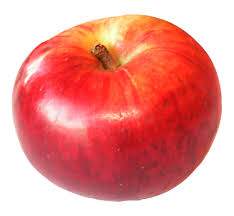
%> input picture PROJ/apple2.jpg, 234 x 216 px, given in place of capsgrtest.jpg, which was not available
$ octave maincode.m   (GNU Octave 9; MATLAB toolbox functions it lacks are replaced by stand-ins)
%> lines starting %> are read from the running program, lines starting %| are printed output that depends on the picture; in (x1, y1, x2, y2) boxes, pixels count from 0 and x2, y2 are one past the last pixel; in counts of white or black regions, pixels touching at a corner belong together; the program's own positions count from 1; pictures that were not available may be replaced by others from this repository, and a replacement may not be noted
### WorkingCodes(Segment'n)/EdgeDetection.m
function result=EdgeDetection(RGB)
% using matlab toolbox, edge, imfill, imclose(morphorogy), rgb2gray,
% rgb2BW,
% R,G,B processing seperate
% Read in the image
%RGB = imread('G:\project\player2.jpg');
%RGB=imread('image65.jpg');
RGB = imread('F:\project\pineapple.jpg');
A=RGB;
% Convert the image into gray scale, R, G, and B. Perform the "edge"
% function to get the edge in different format.
% E_W: whole edge information without segregating the image.
% E_R: edge information of the Red.
% E_G: edge information of the Green.
% E_B: edge information of the Blue.
B=rgb2gray(A);
figure(1)
imshow(B);
E_W=edge(B,'prewitt');
E_R=edge((A(:,:,1)));
E_G=edge((A(:,:,2)));
E_B=edge((A(:,:,3)));
% E: the combination of the edge information of R, G, and B.
E=E_R+E_G+E_B;
LPF=ones(5,5);
[row col]=size(E);
result=zeros(row, col);
for i=3:row-2
  for j=3:col-2
   result(i,j)=sum(sum(LPF.*E(i-2:i+2,j-2:j+2)));
      if (result(i,j)>0)
         result(i,j)=1;
      end
  end
end
figure(2)
imshow(result)

### WorkingCodes(Segment'n)/Hue.m
function [hLow, hHigh]=Hue(hue, deviation)

% ECE533 Project: Image Segmentation
% Written by: Mon-Ju Wu, Chin-Ya Huang
% This is a function to obtain the range of the hue value and pass the high
% and low end values back to program "ECE533".
% Convert the hue image from RGB into HSI format
% hueHSI: a matrix with the information of Hue, Saturation, and Intensity.
% hueH: a MxN matrix which only carries the information of Hue.
%RGB=imread('image65.jpg');
RGB = imread('F:\project\pineapple.jpg');
HSI = rgb2hsv(RGB);
H = HSI(:,:,1);
S = HSI(:,:,2);
I = HSI(:,:,3);
%hue = HSI(:,:,1);
hueHSI = rgb2hsv(hue);
hueH = hueHSI(:,:,1);


% Get the size of hueH
% hueRow: the number of rows of hueH.
% hueCol: the number of columns of hueH.
[hueRow, hueCol] = size(hueH);
% Calculate the averaged hue value of the selected area
hTotal = 0;
for i=1:hueRow
for j=1:hueCol
hTotal = hTotal + hueH(i,j);
end
end
hAverage = hTotal/(hueRow*hueCol);
% Create the two boundary of the certain hue value.
% hLow: the low end of the hue range
% hHigh: the high end of the hue range.
%deviation=0.2;
hLow = hAverage - deviation;
hHigh = hAverage + deviation;

### WorkingCodes(Segment'n)/Saturation.m
function [sLow, sHigh]=Saturation(RGB, deviation)
% ECE533 Project: Image Segmentation
% Written by: Mon-Ju Wu, Chin-Ya Huang
% This is a function to obtain the range of the saturation value and pass
% the high and low end values back to program "ECE533".
% Convert the saturation image from RGB into HSI format
% hueHSI: a matrix with the information of Hue, Saturation, and Intensity.
% saturationS: a MxN matrix which only carries the information of Saturation.
% Read in the whole image and get its size
% RGB: the image in RGB format
%RGB = imread('G:\project\player2.jpg');
%RGB=imread('image65.jpg');
HSI = rgb2hsv(RGB);
%H = HSI(:,:,1);
S = HSI(:,:,2);
%I = HSI(:,:,3);
%[row, col, layer] = size(RGB);

saturationHSI = rgb2hsv(S);

% Get the size of saturationS
% saturationRow: the number of rows of saturationS.
% saturationCol: the number of columns of saturationS.
[saturationRow, saturationCol] = size(saturationHSI);
% Calculate the averaged saturation value of the selected area
sTotal = 0;
for i=1:saturationRow
for j=1:saturationCol
sTotal = sTotal + S(i,j);
end
end
sAverage = sTotal/(saturationRow*saturationCol);
% Create the two boundary of the certain saturation value.
% sLow: the low end of the saturation range
% sHigh: the high end of the saturation range.
%deviation=0.2;
sLow = sAverage - deviation;
sHigh = sAverage + deviation;
if sHigh>1
sHigh = 1;
end
if sLow<0
sLow = 0;
end

### kmeans/maincode.m
clc
clear all
close all
%Read in the whole image and get its size
% RGB: the image in RGB format
%RGB=imread('F:\project\apple2.jpg');
%RGB=imread('F:\project\fruits\banana2.jpg');
RGB=imread('F:\project\fruits\workingcodesnew\capsgrtest.jpg');
%> RGB is the input picture: size 216x234x3 uint8; mean R, G, B 233.5, 146.8, 141.6
%imshow(RGB)
%figure(1)
%imshow(RGB)
HSI = rgb2hsv(RGB);
%> HSI: size 216x234x3 double; mean H, S, V 0.346, 0.433, 0.916
%figure(2)
%imshow(HSI)
H = HSI(:,:,1);
S = HSI(:,:,2);
I = HSI(:,:,3);
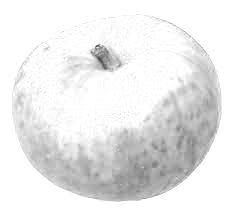
%> I: size 216x234 double; min 0.275, max 1, mean 0.916
[row, col, layer] = size(RGB);
%> row = 216; col = 234; layer = 3

% Call the function "EdgeDetection" to get the edge of the image.
result = EdgeDetection(RGB);
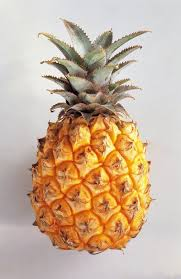
%> input picture PROJ/pineapple.jpg, 181 x 279 px
%> in EdgeDetection, RGB is the input picture: size 279x181x3 uint8; mean R, G, B 201.5, 178, 155.3
%> in EdgeDetection, `E_W=edge(B,'prewitt');`:
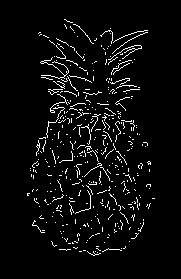
%> E_W: size 279x181 logical; 4.6% white in thin lines or dots, all inside (x1, y1, x2, y2) = (27, 19, 155, 256)
%> in EdgeDetection, `E_B=edge((A(:,:,3)));`: E_B: size 279x181 logical; 4.3% white in thin lines or dots, all inside (x1, y1, x2, y2) = (27, 19, 154, 256)
%> after the loop in EdgeDetection, `for i=3:row-2`:
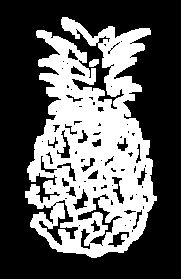
%> result: size 279x181 double; values 0 (black) and 1 (white), 36.5% white; 2 white regions, box (x1, y1, x2, y2) and area: (25, 17, 157, 258) 18391, (89, 59, 99, 67) 62
%figure(3)
%imshow(result)
% fImage: the matrix used to store the information extracted by using
% "Hue" and "Saturation" as threshold. Only the pixel value falling
% withing the range of "Hue" and "Saturation" value will change the
% correpsonding pixel value in "fImage" to 1.
fImage = zeros(row, col);
% Read in the HUE of certain part of the image
% Call the "Hue" function to obtain the range of the hue value and pass the
% high and low end values back to the program.
% hLow: lower end of the range of the hue.
% hHigh: higher end of the range of the hue.
[hLow, hHigh] = Hue(RGB, 0.05);
%> in Hue, `HSI = rgb2hsv(RGB);`: HSI: size 279x181x3 double; mean H, S, V 0.293, 0.247, 0.793
%> in Hue, `H = HSI(:,:,1);`:
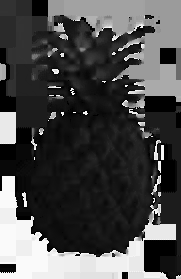
%> H: size 279x181 double; min 0, max 0.996, mean 0.293
%> in Hue, `S = HSI(:,:,2);`:
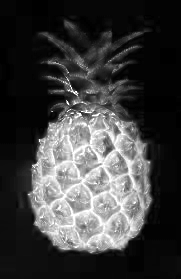
%> S: size 279x181 double; min 0, max 1, mean 0.247
%> in Hue, `I = HSI(:,:,3);`:
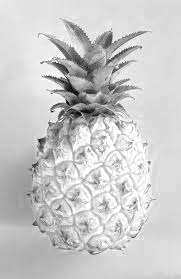
%> I: size 279x181 double; min 0.0157, max 1, mean 0.793
%> after the loop in Hue, `for i=1:hueRow`: hTotal = 17481.3
%> in Hue, `hAverage = hTotal/(hueRow*hueCol);`: hAverage = 0.346
%> in Hue, `hLow = hAverage - deviation;`: hLow = 0.296
%> in Hue, `hHigh = hAverage + deviation;`: hHigh = 0.396
%> hLow = 0.296; hHigh = 0.396
[sLow, sHigh] = Saturation(RGB, 0.2);
%> the run ends on the next line
